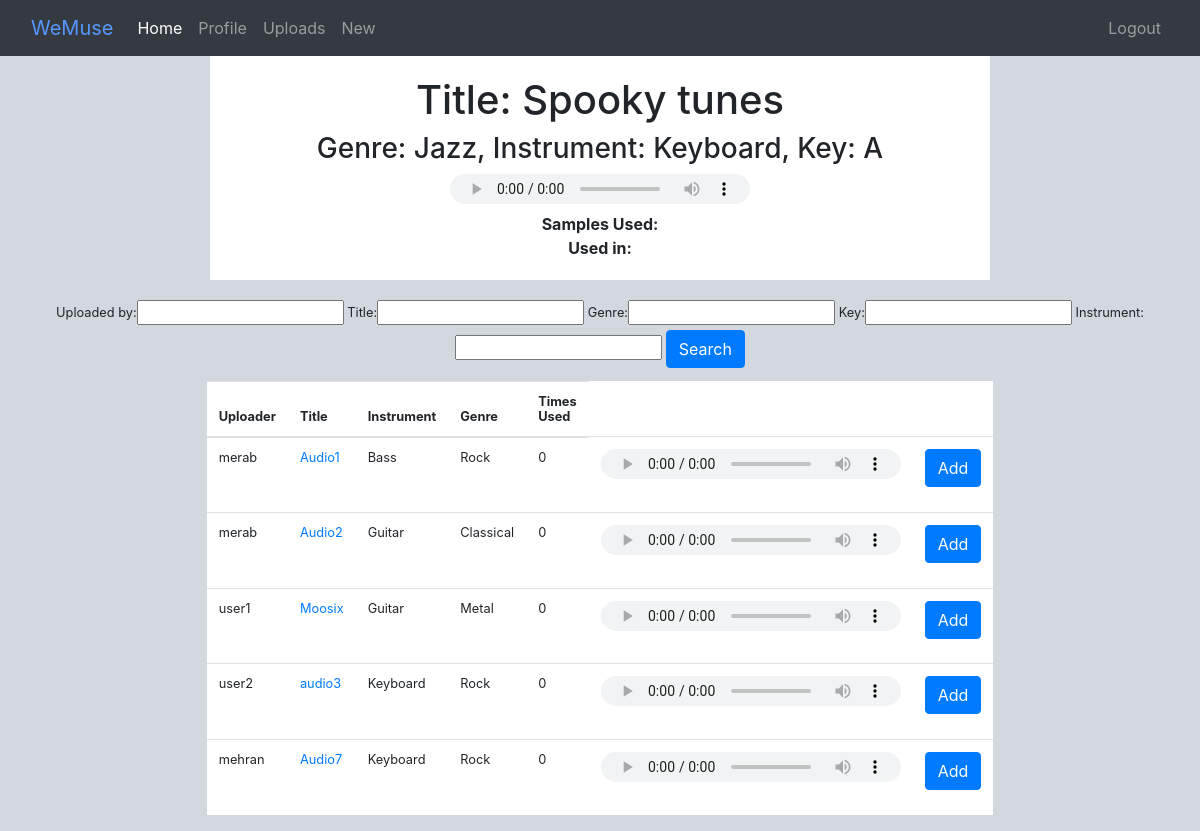
/upload_detail/16/ (signed in), run on the app's committed database.
### musix/models.py (models this page shows, shortened)
class Audio(models.Model):
    KEY_CHOICES = (
        ('A', 'A'), ('B', 'B'), ('C', 'C'), ('D', 'D'), ('E', 'E'), ('F', 'F'), ('G', 'G'),
        ('Ab', 'Ab'), ('Bb', 'Bb'), ('Db', 'Db'), ('Eb', 'Eb'), ('Gb', 'Gb'),
        ('Am', 'Am'), ('Bm', 'Bm'), ('Cm', 'Cm'), ('Dm', 'Dm'), ('Em', 'Em'), ('Fm', 'Fm'), ('Gm', 'Gm'),
        ('Abm', 'Abm'), ('Bbm', 'Bbm'), ('Dbm', 'Dbm'), ('Ebm', 'Ebm'), ('Gbm', 'Gbm'),
    )
    INSTRUMENTS = (
        ('Vocals', 'Vocals'), ('Guitar', 'Guitar'), ('Bass', 'Bass'), ('Keyboard', 'Keyboard'), ('Drums', 'Drums'), ('Violin', 'Violin')
    )
    uploader = models.ForeignKey(User, on_delete=models.CASCADE)
    title = models.CharField(max_length=100, unique=True)
    genre = models.CharField(max_length=100)
    instrument = models.CharField(max_length=100, choices=INSTRUMENTS, default="Guitar")
    key = models.CharField(max_length=100, choices=KEY_CHOICES, default="A")
    mp3 = models.FileField(upload_to='audio/mp3s/')
    sample_count = models.IntegerField(default=0)

### music_site/views.py (the view)
# urls.py: path('upload_detail/<int:pk>/', Details.as_view(), name='details'),
class Details(DetailView):
    model = Audio
    template_name = "music_site/details.html"
    def get_context_data(self, **kwargs):
        context = super(Details, self).get_context_data(**kwargs)
        context['filter'] = AudioFilter(self.request.GET, queryset=self.get_queryset())
        context['sample'] = Sample.objects.all()
        context['current_obj'] = self.get_object()
        return context

### templates/music_site/details.html (shortened to what this page needs)
{% extends "music_site/base.html" %}
{% load crispy_forms_tags %}
{% block content %}
<div class="detail">
<h1> Title: {{ audio.title }} </h1>
<h3> Genre: {{ audio.genre }}, Instrument: {{audio.instrument}}, Key: {{ audio.key }} </h3>
<h2>
    <audio controls>
        <source src="{{ audio.mp3.url }}" type="audio/mpeg">
    </audio>
</h2>
<b> Samples Used: </b>
<table>
    <tbody>
    <tr>
    <br>
   <b> Used in: </b>
    </tbody>
</table>
</div>
{% if audio.uploader == user %}
<div class="filter">
    <form method="get">
        {{ filter.form }}
        <button class ="btn btn-primary" type="submit"> Search </button>
    </form>
</div>
    <table class="table">
        <thead>
            <tr>
                <th>Uploader</th>
                <th>Title</th>
                <th>Instrument</th>
                <th>Genre</th>
                <th>Times Used</th>
            </tr>
        </thead>
        <tbody>
            {% for upload in filter.qs %}
                {% if upload.uploader != user%}
                <tr>
                    <td> {{ upload.uploader }}</td>
                    <td> <a href="{% url 'details' upload.pk %}"> {{ upload.title }} </a> </td>
                    <td> {{upload.instrument}}</td>
                    <td> {{ upload.genre }}</td>
                    <td> {{ upload.sample_count }}</td>
                    <td> <audio controls>
                        <source src="{{ upload.mp3.url }}" type="audio/mpeg">
                    </audio>
                    </td><td>
                        <form method="post" action="{% url 'add_sample' audio.pk upload.pk %}">
                            <button type="submit" class="btn btn-primary btwn-sm"> Add </button>
                        </form>
                    </td>
                </tr>
                {% endif %}
            {% endfor %}
        </tbody>
    </table>
{% endif %}
{% endblock %}

### templates/styles.css (style rules this page uses)
h2 { text-align: center; font-size: 150%; }
.table { width: 50%; margin-left: auto; margin-right: auto; font-size: 80%; background-color: white; }
audio { height: 30px; }
.filter { text-align: center; font-size: 80%; }
body { background-color: #d3d8de; }
.detail { text-align: center; width: 65%; margin-left: auto; margin-right: auto; background-color: white; padding: 20px; margin-bottom: 20px; }

### data on the page
Audio: title "Spooky tunes", genre "Jazz", instrument "Keyboard", key "A"
Audio: uploader "merab", title "Audio1", instrument "Bass", genre "Rock", sample_count "0"
Audio: uploader "merab", title "Audio2", instrument "Guitar", genre "Classical", sample_count "0"
Audio: uploader "user1", title "Moosix", instrument "Guitar", genre "Metal", sample_count "0"
Audio: uploader "user2", title "audio3", instrument "Keyboard", genre "Rock", sample_count "0"
Audio: uploader "mehran", title "Audio7", instrument "Keyboard", genre "Rock", sample_count "0"
